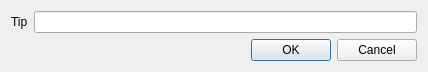
<?xml version="1.0" encoding="UTF-8"?>
<ui version="4.0">
 <class>LineInput</class>
 <widget class="QDialog" name="LineInput">
  <property name="geometry">
   <rect>
    <x>0</x>
    <y>0</y>
    <width>428</width>
    <height>72</height>
   </rect>
  </property>
  <property name="windowTitle">
   <string>Dialog</string>
  </property>
  <layout class="QVBoxLayout" name="verticalLayout">
   <item>
    <layout class="QHBoxLayout" name="horizontalLayout">
     <item>
      <widget class="QLabel" name="lab_tip">
       <property name="text">
        <string>Tip</string>
       </property>
      </widget>
     </item>
     <item>
      <widget class="QLineEdit" name="ledt_input"/>
     </item>
    </layout>
   </item>
   <item>
    <widget class="QDialogButtonBox" name="buttonBox">
     <property name="orientation">
      <enum>Qt::Horizontal</enum>
     </property>
     <property name="standardButtons">
      <set>QDialogButtonBox::Cancel|QDialogButtonBox::Ok</set>
     </property>
    </widget>
   </item>
  </layout>
 </widget>
 <resources/>
 <connections>
  <connection>
   <sender>buttonBox</sender>
   <signal>accepted()</signal>
   <receiver>LineInput</receiver>
   <slot>accept()</slot>
   <hints>
    <hint type="sourcelabel">
     <x>248</x>
     <y>254</y>
    </hint>
    <hint type="destinationlabel">
     <x>157</x>
     <y>274</y>
    </hint>
   </hints>
  </connection>
  <connection>
   <sender>buttonBox</sender>
   <signal>rejected()</signal>
   <receiver>LineInput</receiver>
   <slot>reject()</slot>
   <hints>
    <hint type="sourcelabel">
     <x>316</x>
     <y>260</y>
    </hint>
    <hint type="destinationlabel">
     <x>286</x>
     <y>274</y>
    </hint>
   </hints>
  </connection>
 </connections>
</ui>
